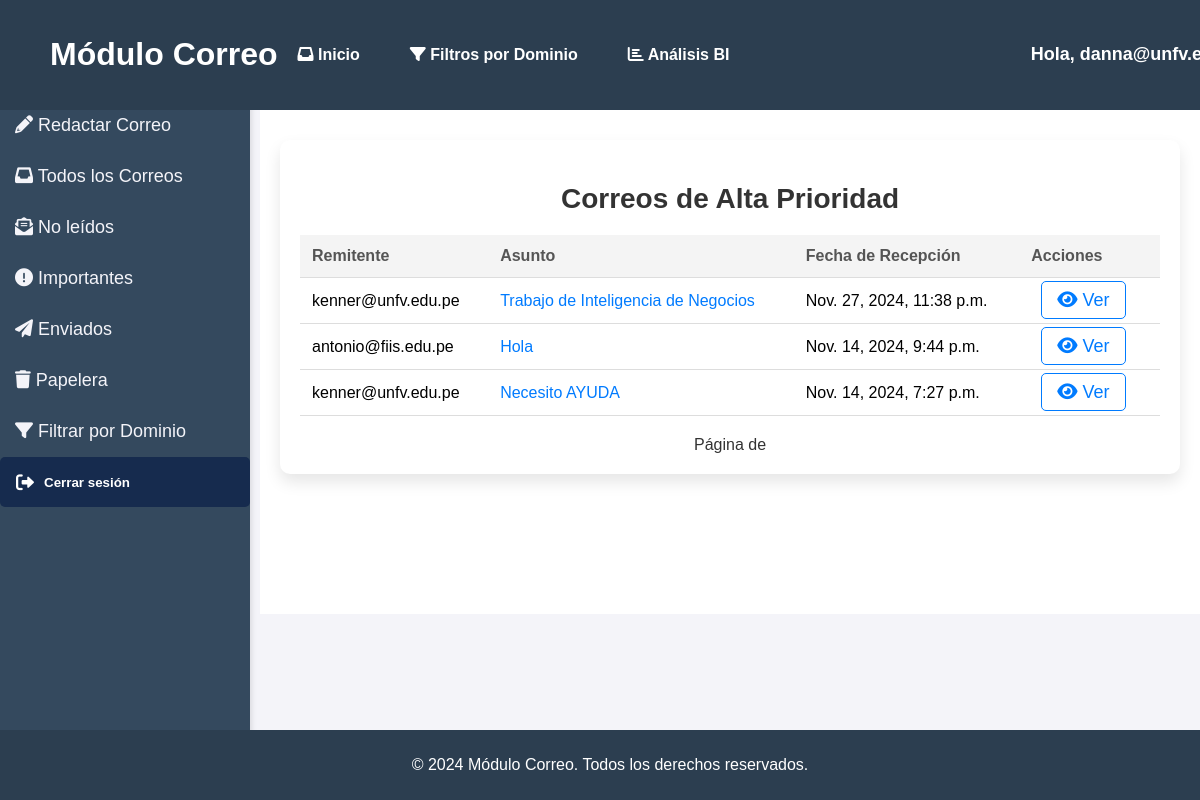
Page /home/correos-alta-prioridad/ (signed in) on the earlier database version.
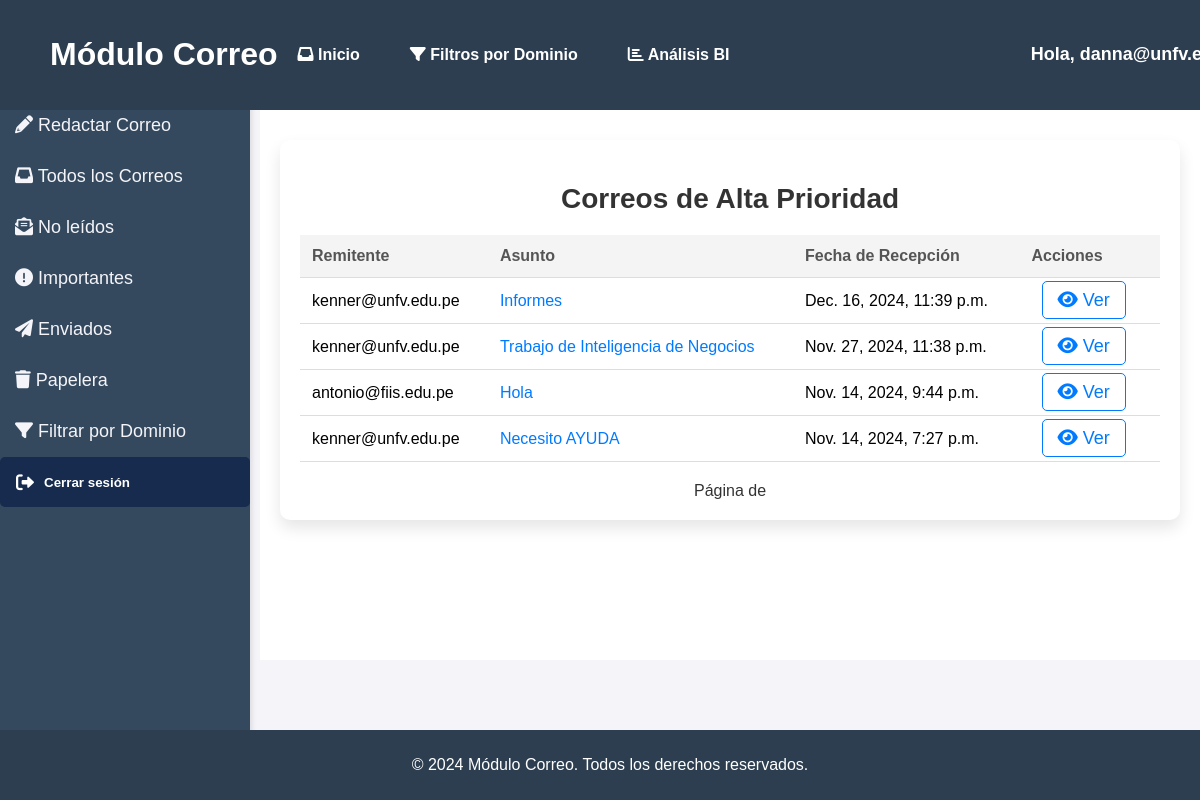
Same page on the later database version.
### emails/models.py (models this page shows, shortened)
class Correo(models.Model):
    remitente = models.ForeignKey(User, on_delete=models.CASCADE, related_name="enviados")
    destinatario = models.ForeignKey(User, on_delete=models.CASCADE, related_name="correos_recibidos")
    asunto = models.CharField(max_length=200)
    contenido = models.TextField()
    fecha_envio = models.DateTimeField(auto_now_add=True)
    eliminado_por_remitente = models.BooleanField(default=False)
    eliminado_por_destinatario = models.BooleanField(default=False)
    prioridad = models.ForeignKey(Prioridad, on_delete=models.SET_NULL, null=True, blank=True)  # Clave foránea
    leido = models.BooleanField(default=False)

### emails/views.py (the view)
# urls.py: path('correos-alta-prioridad/', views.correos_alta_prioridad_view, name='correos_alta_prioridad'),
@login_required
def correos_alta_prioridad_view(request):
    correos_alta_prioridad = Correo.objects.filter(destinatario=request.user, prioridad__nivel="Alta", eliminado_por_destinatario=False).order_by('-fecha_envio')
    return render(request, 'emails/correos_alta_prioridad.html', {
        'correos_alta_prioridad': correos_alta_prioridad,
    })

### Templates/emails/correos_alta_prioridad.html (shortened to what this page needs)
{% extends 'emails/base.html' %}
{% block content %}
<div class="correos-alta-prioridad-container">
  <h2>Correos de Alta Prioridad</h2>
  {% if correos_alta_prioridad %}
    <table>
      <thead>
        <tr>
          <th>Remitente</th>
          <th>Asunto</th>
          <th>Fecha de Recepción</th>
          <th>Acciones</th>
        </tr>
      </thead>
      <tbody>
        {% for correo in correos_alta_prioridad %}
          <tr>
            <td>{{ correo.remitente }}</td>
            <td>
              <a href="{% url 'ver_correo' correo.id %}">{{ correo.asunto }}</a>
            </td>
            <td>{{ correo.fecha_envio }}</td>
            <td class="acciones">
              <a href="{% url 'ver_correo' correo.id %}" title="Ver Correo"><i class="fas fa-eye"></i> Ver</a>
            </td>
          </tr>
        {% endfor %}
      </tbody>
    </table>
  {% else %}
    <p>No tienes correos de alta prioridad.</p>
  {% endif %}
  <div class="pagination">
    <span>Página {{ correos_alta_prioridad.number }} de {{ correos_alta_prioridad.paginator.num_pages }}</span>
  </div>
</div>
{% endblock %}

Differences in the rows shown:
added Correo: remitente "kenner@unfv.edu.pe", asunto "Informes", fecha_envio "Dec. 16, 2024, 11:39 p.m."
